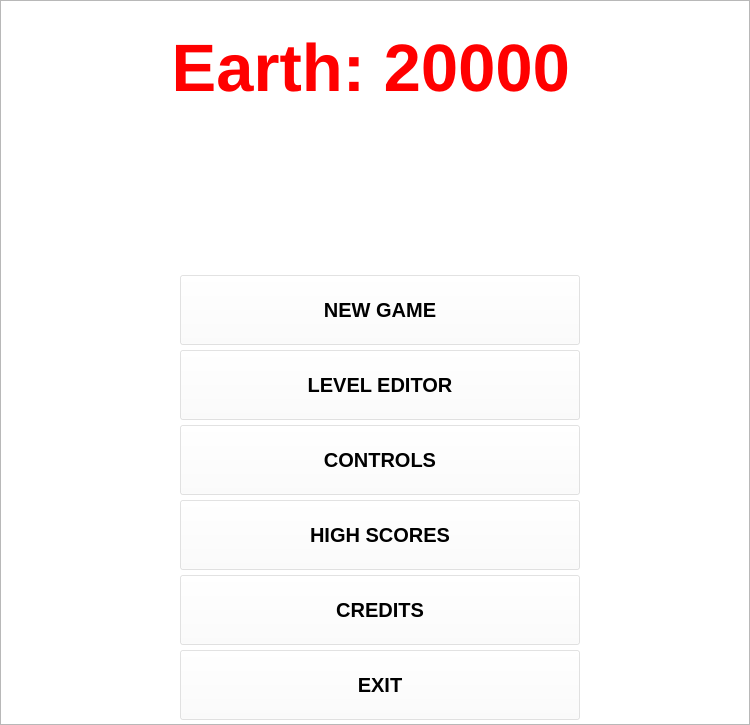
<?xml version="1.0" encoding="UTF-8"?>
<ui version="4.0">
 <class>Form</class>
 <widget class="QWidget" name="Form">
  <property name="geometry">
   <rect>
    <x>0</x>
    <y>0</y>
    <width>750</width>
    <height>725</height>
   </rect>
  </property>
  <property name="minimumSize">
   <size>
    <width>750</width>
    <height>725</height>
   </size>
  </property>
  <property name="maximumSize">
   <size>
    <width>750</width>
    <height>725</height>
   </size>
  </property>
  <property name="windowTitle">
   <string>Earth: 20000</string>
  </property>
  <property name="autoFillBackground">
   <bool>false</bool>
  </property>
  <widget class="QGraphicsView" name="view">
   <property name="geometry">
    <rect>
     <x>0</x>
     <y>0</y>
     <width>750</width>
     <height>725</height>
    </rect>
   </property>
   <property name="minimumSize">
    <size>
     <width>750</width>
     <height>725</height>
    </size>
   </property>
   <property name="maximumSize">
    <size>
     <width>750</width>
     <height>725</height>
    </size>
   </property>
   <property name="styleSheet">
    <string notr="true">background-image: url(:/spacebattle.jpg);</string>
   </property>
   <property name="verticalScrollBarPolicy">
    <enum>Qt::ScrollBarAlwaysOff</enum>
   </property>
   <property name="horizontalScrollBarPolicy">
    <enum>Qt::ScrollBarAlwaysOff</enum>
   </property>
   <property name="interactive">
    <bool>true</bool>
   </property>
   <property name="cacheMode">
    <set>QGraphicsView::CacheBackground</set>
   </property>
  </widget>
  <widget class="QLabel" name="title">
   <property name="geometry">
    <rect>
     <x>130</x>
     <y>30</y>
     <width>500</width>
     <height>70</height>
    </rect>
   </property>
   <property name="font">
    <font>
     <pointsize>50</pointsize>
     <weight>75</weight>
     <bold>true</bold>
    </font>
   </property>
   <property name="text">
    <string>&lt;font color= RED&gt; Earth: 20000 &lt;/font&gt;</string>
   </property>
   <property name="alignment">
    <set>Qt::AlignCenter</set>
   </property>
  </widget>
  <widget class="QPushButton" name="newGame">
   <property name="geometry">
    <rect>
     <x>180</x>
     <y>275</y>
     <width>400</width>
     <height>70</height>
    </rect>
   </property>
   <property name="font">
    <font>
     <pointsize>15</pointsize>
     <weight>75</weight>
     <bold>true</bold>
    </font>
   </property>
   <property name="styleSheet">
    <string>background-color: rgba(255, 255, 255, 100);</string>
   </property>
   <property name="text">
    <string>NEW GAME</string>
   </property>
  </widget>
  <widget class="QPushButton" name="levelEditor">
   <property name="geometry">
    <rect>
     <x>180</x>
     <y>350</y>
     <width>400</width>
     <height>70</height>
    </rect>
   </property>
   <property name="font">
    <font>
     <pointsize>15</pointsize>
     <weight>75</weight>
     <bold>true</bold>
    </font>
   </property>
   <property name="styleSheet">
    <string>background-color: rgba(255, 255, 255, 100);</string>
   </property>
   <property name="text">
    <string>LEVEL EDITOR</string>
   </property>
  </widget>
  <widget class="QPushButton" name="controls">
   <property name="geometry">
    <rect>
     <x>180</x>
     <y>425</y>
     <width>400</width>
     <height>70</height>
    </rect>
   </property>
   <property name="font">
    <font>
     <pointsize>15</pointsize>
     <weight>75</weight>
     <bold>true</bold>
    </font>
   </property>
   <property name="styleSheet">
    <string>background-color: rgba(255, 255, 255, 100);</string>
   </property>
   <property name="text">
    <string>CONTROLS</string>
   </property>
  </widget>
  <widget class="QPushButton" name="highScores">
   <property name="geometry">
    <rect>
     <x>180</x>
     <y>500</y>
     <width>400</width>
     <height>70</height>
    </rect>
   </property>
   <property name="font">
    <font>
     <pointsize>15</pointsize>
     <weight>75</weight>
     <bold>true</bold>
    </font>
   </property>
   <property name="styleSheet">
    <string>background-color: rgba(255, 255, 255, 100);</string>
   </property>
   <property name="text">
    <string>HIGH SCORES</string>
   </property>
  </widget>
  <widget class="QPushButton" name="credits">
   <property name="geometry">
    <rect>
     <x>180</x>
     <y>575</y>
     <width>400</width>
     <height>70</height>
    </rect>
   </property>
   <property name="font">
    <font>
     <pointsize>15</pointsize>
     <weight>75</weight>
     <bold>true</bold>
    </font>
   </property>
   <property name="styleSheet">
    <string>background-color: rgba(255, 255, 255, 100);</string>
   </property>
   <property name="text">
    <string>CREDITS</string>
   </property>
  </widget>
  <widget class="QPushButton" name="exit">
   <property name="geometry">
    <rect>
     <x>180</x>
     <y>650</y>
     <width>400</width>
     <height>70</height>
    </rect>
   </property>
   <property name="font">
    <font>
     <pointsize>15</pointsize>
     <weight>75</weight>
     <bold>true</bold>
    </font>
   </property>
   <property name="styleSheet">
    <string>background-color: rgba(255, 255, 255, 100);</string>
   </property>
   <property name="text">
    <string>EXIT</string>
   </property>
  </widget>
 </widget>
 <resources/>
 <connections/>
</ui>
